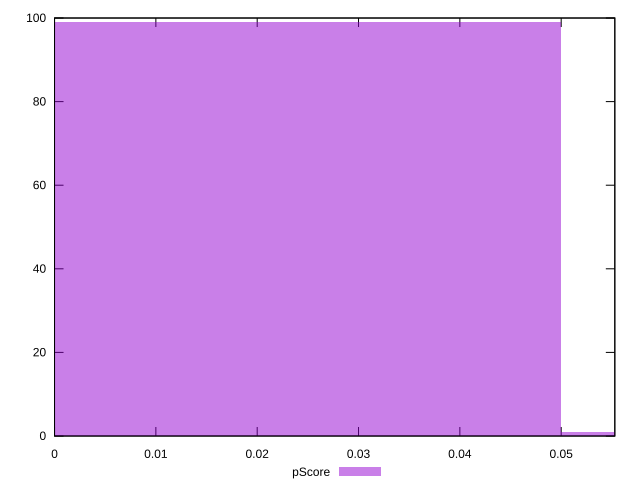

This figure's gnuplot source:
reset

$pScore <<EOF
0 99
0.1 1
EOF

set key outside below
set boxwidth 0.1
set xrange [0:0.05529411764705883]
set yrange [0:100]
set trange [0:100]
set style fill transparent solid 0.5 noborder
set terminal svg size 640, 490 enhanced background rgb 'white'
set output "reprap/uses-http2/samples/pages+cached+noexternal+nomedia+nocss+nojs/pScore/histogram.svg"

plot $pScore title "pScore" with boxes

reset
